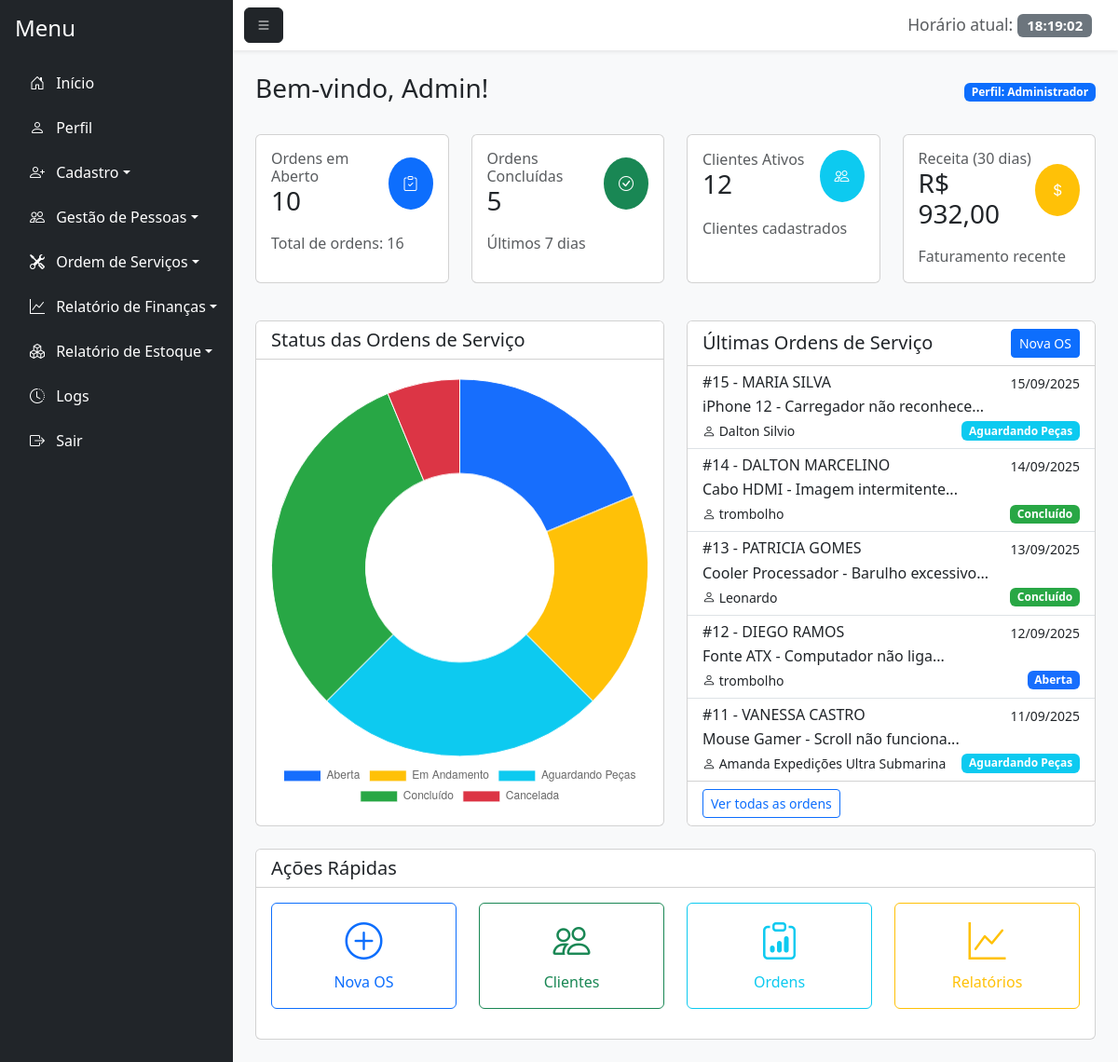
Page /principal.php (signed in) on the committed database.
### tables this page shows
CREATE TABLE `perfil` (
  `id_perfil` int(11) NOT NULL,
  `nome_perfil` varchar(100) NOT NULL
);

CREATE TABLE `nova_ordem` (
  `id_ordem` int(11) NOT NULL,
  `id_funcionario` int(11) NOT NULL,
  `nome_client_ordem` varchar(100) NOT NULL,
  `tecnico` varchar(100) DEFAULT NULL,
  `marca_aparelho` varchar(100) DEFAULT NULL,
  `tempo_uso` varchar(50) DEFAULT NULL,
  `problema` text DEFAULT NULL,
  `prioridade` varchar(20) DEFAULT NULL,
  `observacao` text DEFAULT NULL,
  `dt_recebimento` date DEFAULT NULL,
  `valor_total` decimal(10,2) NOT NULL,
  `metodo_pag` varchar(50) DEFAULT NULL,
  `id_peca_est` int(11) DEFAULT NULL,
  `id_cliente` int(11) DEFAULT NULL,
  `status_ordem` enum('Aberta','Em Andamento','Aguardando Peças','Concluído','Cancelada') DEFAULT 'Aberta',
  `id_usuario` int(11) DEFAULT NULL
);

CREATE TABLE `usuario` (
  `id_usuario` int(11) NOT NULL,
  `nome_usuario` varchar(100) NOT NULL,
  `senha` varchar(255) NOT NULL,
  `email` varchar(100) NOT NULL,
  `senha_temporaria` tinyint(1) DEFAULT 0,
  `id_perfil` int(11) NOT NULL,
  `status` enum('Ativo','Inativo') DEFAULT 'Ativo',
  `id_motivo_inatividade` int(11) DEFAULT NULL,
  `data_inatividade` date DEFAULT NULL,
  `observacao_inatividade` text DEFAULT NULL
);

### principal.php (the view, shortened to what this page needs)
<?php
require_once 'conexao.php';
require_once 'php/permissoes.php';
$id_perfil = $_SESSION['perfil'];
$sqlPerfil = "SELECT nome_perfil FROM perfil WHERE id_perfil = :id_perfil";
$stmtPerfil = $pdo -> prepare($sqlPerfil);
$stmtPerfil -> bindParam(":id_perfil",$id_perfil);
$stmtPerfil -> execute();
$perfil = $stmtPerfil -> fetch(PDO::FETCH_ASSOC);
$nome_perfil = $perfil['nome_perfil'];
$stats = [];
$sqlOrdens = "SELECT COUNT(*) as total FROM nova_ordem";
$stmtOrdens = $pdo->query($sqlOrdens);
$stats['total_ordens'] = $stmtOrdens->fetch(PDO::FETCH_ASSOC)['total'];
$sqlOrdensAbertas = "SELECT COUNT(*) as abertas FROM nova_ordem
                    WHERE status_ordem != 'Concluído' AND status_ordem != 'Cancelada'";
$stmtOrdensAbertas = $pdo->query($sqlOrdensAbertas);
$stats['ordens_abertas'] = $stmtOrdensAbertas->fetch(PDO::FETCH_ASSOC)['abertas'];
$sqlOrdensConcluidas = "SELECT COUNT(*) as concluidas FROM nova_ordem
                       WHERE status_ordem = 'Concluído'
                       AND dt_recebimento >= DATE_SUB(NOW(), INTERVAL 7 DAY)";
$stmtOrdensConcluidas = $pdo->query($sqlOrdensConcluidas);
$stats['ordens_concluidas_7dias'] = $stmtOrdensConcluidas->fetch(PDO::FETCH_ASSOC)['concluidas'];
$sqlClientes = "SELECT COUNT(*) as total FROM cliente WHERE status = 'Ativo'";
$stmtClientes = $pdo->query($sqlClientes);
$stats['total_clientes'] = $stmtClientes->fetch(PDO::FETCH_ASSOC)['total'];
$sqlReceita = "SELECT COALESCE(SUM(valor_total), 0) as receita FROM nova_ordem
              WHERE status_ordem = 'Concluído'
              AND dt_recebimento >= DATE_SUB(NOW(), INTERVAL 30 DAY)";
$stmtReceita = $pdo->query($sqlReceita);
$stats['receita_30dias'] = $stmtReceita->fetch(PDO::FETCH_ASSOC)['receita'];
$sqlUltimasOrdens = "SELECT no.id_ordem, no.nome_client_ordem, no.marca_aparelho,
                    no.problema, no.prioridade, no.dt_recebimento,
                 -- f.nome_funcionario,
                    u.nome_usuario as tecnico, no.status_ordem as status
                    FROM nova_ordem no
                 -- LEFT JOIN funcionario f ON no.tecnico = f.id_funcionario
                    LEFT JOIN usuario u ON no.tecnico = u.id_usuario
                    ORDER BY no.dt_recebimento DESC LIMIT 5";
$stmtUltimasOrdens = $pdo->query($sqlUltimasOrdens);
$ultimas_ordens = $stmtUltimasOrdens->fetchAll(PDO::FETCH_ASSOC);
$sqlOrdensStatus = "SELECT
                    SUM(CASE WHEN status_ordem = 'Aberta' THEN 1 ELSE 0 END) as aberta,
                    SUM(CASE WHEN status_ordem = 'Em Andamento' THEN 1 ELSE 0 END) as andamento,
                    SUM(CASE WHEN status_ordem = 'Aguardando Peças' THEN 1 ELSE 0 END) as aguardando_pecas,
                    SUM(CASE WHEN status_ordem = 'Concluído' THEN 1 ELSE 0 END) as concluido,
                    SUM(CASE WHEN status_ordem = 'Cancelada' THEN 1 ELSE 0 END) as cancelada
                    FROM nova_ordem";
$stmtOrdensStatus = $pdo->query($sqlOrdensStatus);
$ordens_status = $stmtOrdensStatus->fetch(PDO::FETCH_ASSOC);
?>
<!DOCTYPE html>
<html lang="pt-BR">
<head>
    <link href="https://cdn.jsdelivr.net/npm/bootstrap@5.3.7/dist/css/bootstrap.min.css" rel="stylesheet">
    <link href="https://cdn.jsdelivr.net/npm/bootstrap-icons@1.11.1/font/bootstrap-icons.css" rel="stylesheet">
</head>
<body>
<div class="d-flex vh-100 bg-light">
  <div class="flex-grow-1 d-flex flex-column">
    <nav class="navbar navbar-light bg-white shadow-sm">
      <div class="container-fluid">
        <button class="btn btn-dark" id="menu-toggle"><i class="bi bi-list"></i></button>
        <span class="navbar-brand mb-0 h1">
          <small class="text-muted">Horário atual:</small>
          <span id="liveClock" class="badge bg-secondary"></span>
        </span>
      </div>
    </nav>
    <div class="p-4 flex-grow-1" style="overflow-y: auto;">
      <div class="d-flex justify-content-between align-items-center mb-4">
        <h3>Bem-vindo, <?php echo $_SESSION["usuario"];?>!</h3>
        <span class="badge bg-primary">Perfil: <?php echo $nome_perfil;?></span>
      </div>
      <div class="row mb-4">
        <div class="col-md-3 mb-3">
          <div class="card card-stats h-100">
            <div class="card-body">
              <div class="d-flex justify-content-between align-items-center">
                <div>
                  <h6 class="card-title text-muted mb-0">Ordens em Aberto</h6>
                  <h3 class="font-weight-bold mb-0"><?php echo $stats['ordens_abertas']; ?></h3>
                </div>
                <div class="icon-shape bg-primary text-white rounded-circle p-3">
                  <i class="bi bi-clipboard-check"></i>
                </div>
              </div>
              <p class="mt-3 mb-0 text-muted text-sm">
                <span class="text-nowrap">Total de ordens: <?php echo $stats['total_ordens']; ?></span>
              </p>
            </div>
          </div>
        </div>
        <div class="col-md-3 mb-3">
          <div class="card card-stats h-100">
            <div class="card-body">
              <div class="d-flex justify-content-between align-items-center">
                <div>
                  <h6 class="card-title text-muted mb-0">Ordens Concluídas</h6>
                  <h3 class="font-weight-bold mb-0"><?php echo $stats['ordens_concluidas_7dias']; ?></h3>
                </div>
                <div class="icon-shape bg-success text-white rounded-circle p-3">
                  <i class="bi bi-check-circle"></i>
                </div>
              </div>
              <p class="mt-3 mb-0 text-muted text-sm">
                <span class="text-nowrap">Últimos 7 dias</span>
              </p>
            </div>
          </div>
        </div>
        <div class="col-md-3 mb-3">
          <div class="card card-stats h-100">
            <div class="card-body">
              <div class="d-flex justify-content-between align-items-center">
                <div>
                  <h6 class="card-title text-muted mb-0">Clientes Ativos</h6>
                  <h3 class="font-weight-bold mb-0"><?php echo $stats['total_clientes']; ?></h3>
                </div>
                <div class="icon-shape bg-info text-white rounded-circle p-3">
                  <i class="bi bi-people"></i>
                </div>
              </div>
              <p class="mt-3 mb-0 text-muted text-sm">
                <span class="text-nowrap">Clientes cadastrados</span>
              </p>
            </div>
          </div>
        </div>
        <div class="col-md-3 mb-3">
          <div class="card card-stats h-100">
            <div class="card-body">
              <div class="d-flex justify-content-between align-items-center">
                <div>
                  <h6 class="card-title text-muted mb-0">Receita (30 dias)</h6>
                  <h3 class="font-weight-bold mb-0">R$ <?php echo number_format($stats['receita_30dias'], 2, ',', '.'); ?></h3>
                </div>
                <div class="icon-shape bg-warning text-white rounded-circle p-3">
                  <i class="bi bi-currency-dollar"></i>
                </div>
              </div>
              <p class="mt-3 mb-0 text-muted text-sm">
                <span class="text-nowrap">Faturamento recente</span>
              </p>
            </div>
          </div>
        </div>
      </div>
      <div class="row">
        <div class="col-md-6 mb-4">
          <div class="card h-100">
            <div class="card-header bg-white">
              <h5 class="card-title mb-0">Status das Ordens de Serviço</h5>
            </div>
            <div class="card-body">
              <canvas id="statusChart" height="250"></canvas>
            </div>
          </div>
        </div>
        <div class="col-md-6 mb-4">
          <div class="card h-100">
            <div class="card-header bg-white d-flex justify-content-between align-items-center">
              <h5 class="card-title mb-0">Últimas Ordens de Serviço</h5>
              <a href="nova_ordem.php" class="btn btn-sm btn-primary">Nova OS</a>
            </div>
            <div class="card-body p-0">
              <?php if(!empty($ultimas_ordens)): ?>
                <div class="list-group list-group-flush">
                  <?php foreach($ultimas_ordens as $ordem):
                    $priority_class = '';
                    if($ordem['prioridade'] == 'Alta') $priority_class = 'priority-high';
                    elseif($ordem['prioridade'] == 'Média') $priority_class = 'priority-medium';
                    else $priority_class = 'priority-low';
                    switch ($ordem['status']) {
                      case 'Aberta':
                          $status_class = 'status-aberta';
                          break;
                      case 'Aguardando Peças':
                          $status_class = 'status-aguardando';
                          break;
                      case 'Concluído':
                          $status_class = 'status-concluido';
                          break;
                  }
                  ?>
                    <div class="list-group-item <?php echo $priority_class; ?>">
                      <div class="d-flex w-100 justify-content-between">
                        <h6 class="mb-1">#<?php echo $ordem['id_ordem']; ?> - <?php echo htmlspecialchars($ordem['nome_client_ordem']); ?></h6>
                        <small><?php echo date('d/m/Y', strtotime($ordem['dt_recebimento'])); ?></small>
                      </div>
                      <p class="mb-1"><?php echo htmlspecialchars($ordem['marca_aparelho']); ?> - <?php echo substr(htmlspecialchars($ordem['problema']), 0, 50); ?>...</p>
                      <div class="d-flex justify-content-between align-items-center">
                        <small>
                          <?php if(!empty($ordem['tecnico'])): ?>
                            <i class="bi bi-person"></i> <?php echo htmlspecialchars($ordem['tecnico']); ?>
                          <?php else: ?>
                            <span class="text-muted">Sem técnico atribuído</span>
                          <?php endif; ?>
                        </small>
                        <?php if(!empty($ordem['status'])): ?>
                          <span class="badge <?php echo $status_class; ?> status-badge"><?php echo $ordem['status']; ?></span>
                        <?php else: ?>
                          <span class="badge bg-warning status-badge">Sem status</span>
                        <?php endif; ?>
                      </div>
                    </div>
                  <?php endforeach; ?>
                </div>
              <?php endif; ?>
            </div>
            <div class="card-footer bg-white">
              <a href="consultar_ordem.php" class="btn btn-sm btn-outline-primary">Ver todas as ordens</a>
            </div>
          </div>
        </div>
      </div>
      <div class="row">
        <div class="col-12">
          <div class="card">
            <div class="card-header bg-white">
              <h5 class="card-title mb-0">Ações Rápidas</h5>
            </div>
            <div class="card-body">
              <div class="row">
                <div class="col-md-3 col-6 mb-3">
                  <a href="nova_ordem.php" class="btn btn-outline-primary w-100 d-flex flex-column align-items-center py-3">
                    <i class="bi bi-plus-circle display-6 mb-2"></i>
                    <span>Nova OS</span>
                  </a>
                </div>
                <div class="col-md-3 col-6 mb-3">
                  <a href="gestao_cliente.php" class="btn btn-outline-success w-100 d-flex flex-column align-items-center py-3">
                    <i class="bi bi-people display-6 mb-2"></i>
                    <span>Clientes</span>
                  </a>
                </div>
                <div class="col-md-3 col-6 mb-3">
                  <a href="consultar_ordem.php" class="btn btn-outline-info w-100 d-flex flex-column align-items-center py-3">
                    <i class="bi bi-clipboard-data display-6 mb-2"></i>
                    <span>Ordens</span>
                  </a>
                </div>
                <div class="col-md-3 col-6 mb-3">
                  <a href="relatorios.php" class="btn btn-outline-warning w-100 d-flex flex-column align-items-center py-3">
                    <i class="bi bi-graph-up display-6 mb-2"></i>
                    <span>Relatórios</span>
                  </a>
                </div>
              </div>
            </div>
          </div>
        </div>
      </div>
    </div>
  </div>
</div>
<script>
  // Alternar exibição do menu
  document.getElementById("menu-toggle").addEventListener("click", function () {
    document.getElementById("sidebar").classList.toggle("d-none");
  });
  function updateClock() {
      const now = new Date();
      const timeString = now.toLocaleTimeString('pt-BR');
      document.getElementById('liveClock').textContent = timeString;
  }
  setInterval(updateClock, 1000);
  updateClock(); // Inicializa imediatamente
  // Gráfico de status das ordens
  document.addEventListener('DOMContentLoaded', function() {
    const ctx = document.getElementById('statusChart').getContext('2d');
    const statusChart = new Chart(ctx, {
      type: 'doughnut',
      data: {
        labels: ['Aberta', 'Em Andamento', 'Aguardando Peças', 'Concluído', 'Cancelada'],
        datasets: [{
          data: [
            <?php echo $ordens_status['aberta']; ?>,
            <?php echo $ordens_status['andamento']; ?>,
            <?php echo $ordens_status['aguardando_pecas']; ?>,
            <?php echo $ordens_status['concluido']; ?>,
            <?php echo $ordens_status['cancelada']; ?>
          ],
          backgroundColor: [
            '#176efd', // Aberta
            '#ffc107', // Em Andamento
            '#0dcaf0', // Aguardando Peças
            '#28a745', // Concluído
            '#dc3545'  // Cancelada
          ],
          borderWidth: 1
        }]
      },
      options: {
        responsive: true,
        maintainAspectRatio: false,
        plugins: {
          legend: {
            position: 'bottom'
          }
        }
      }
    });
  });
</script>
<link href="https://cdn.jsdelivr.net/npm/bootstrap-icons@1.11.1/font/bootstrap-icons.css" rel="stylesheet">
</body>
</html>

### principal.php (style rules this page uses)
.card-stats { transition: transform 0.2s; }
.priority-high { border-left: 4px solid #dc3545; }
.priority-medium { border-left: 4px solid #ffc107; }
.priority-low { border-left: 4px solid #28a745; }
.status-badge { font-size: 0.75rem; }
.status-aberta { background-color: #176efd; }
.status-aguardando { background-color: #0dcaf0; }
.status-concluido { background-color: #28a745; }

### rows in the picture
perfil: nome_perfil "Administrador"
nova_ordem: id_ordem "15", nome_client_ordem "MARIA SILVA", dt_recebimento "15/09/2025", marca_aparelho "iPhone 12", problema "Carregador não reconhece", id_usuario.nome_usuario "Dalton Silvio", status_ordem "Aguardando Peças"
nova_ordem: id_ordem "14", nome_client_ordem "DALTON MARCELINO", dt_recebimento "14/09/2025", marca_aparelho "Cabo HDMI", problema "Imagem intermitente", usuario.nome_usuario "trombolho", status_ordem "Concluído"
nova_ordem: id_ordem "13", nome_client_ordem "PATRICIA GOMES", dt_recebimento "13/09/2025", marca_aparelho "Cooler Processador", problema "Barulho excessivo", id_usuario.nome_usuario "Leonardo", status_ordem "Concluído"
nova_ordem: id_ordem "12", nome_client_ordem "DIEGO RAMOS", dt_recebimento "12/09/2025", marca_aparelho "Fonte ATX", problema "Computador não liga", usuario.nome_usuario "trombolho", status_ordem "Aberta"
nova_ordem: id_ordem "11", nome_client_ordem "VANESSA CASTRO", dt_recebimento "11/09/2025", marca_aparelho "Mouse Gamer", problema "Scroll não funciona", usuario.nome_usuario "Amanda Expedições Ultra Submarina", status_ordem "Aguardando Peças"

### other values in the picture
$categoria "Início"
$categoria "Perfil"
$categoria "Cadastro"
$categoria "Gestão de Pessoas"
$categoria "Ordem de Serviços"
$categoria "Relatório de Finanças"
$categoria "Relatório de Estoque"
$categoria "Logs"
$_SESSION["usuario"] "Admin"
$stats['ordens_abertas'] "10"
$stats['total_ordens'] "16"
$stats['ordens_concluidas_7dias'] "5"
$stats['total_clientes'] "12"
$stats['receita_30dias'] "932,00"
chart data {{ $ordens_status['aberta'] }} 3
